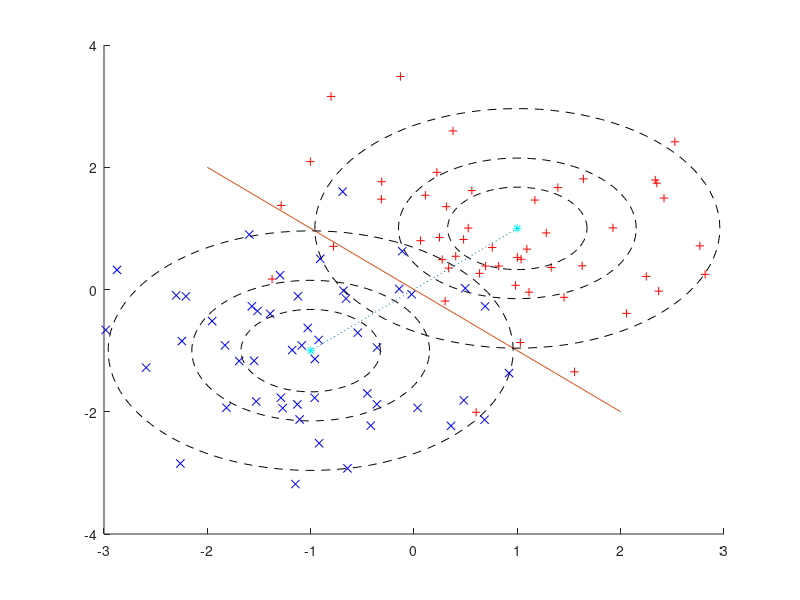

The MATLAB source for this figure:

X1 = randn (50 ,2) + 1;
X2 = randn (51 ,2) - 1;
%%
Y1 = ones(50 ,1);
Y2 = -ones(51 ,1);

O1 = [1, 1];
O2 = [-1, -1];
M = (O1 + O2)/2;
V = O1 - O2;
VN = [-V(2), V(1)];
figure;
hold on;
% axis equal;
plot(X1(:,1), X1(:,2), 'r+');
plot(X2(:,1), X2(:,2), 'bx');
plot([O1(1), O2(1)], [O1(2), O2(2)],'c*');
% p10t(02(1), 02(2), 'c*');
% p10t(M(1), M(2). 'm*');
plot([O1(1) O2(1)],[O1(2) O2(2)],':')
plot([M(1)+VN(1) M(1)-VN(1)],[M(2)+VN(2) M(2)-VN(2)]);

for r = [norminv(0.75,0,1), norminv(0.875,0,1), norminv(0.975,0,1)]
    theta = linspace(0,2*pi);
    x = r*cos(theta) + 1;
    y = r*sin(theta) + 1;
    plot(x,y,'--k');
end

for r = [norminv(0.75,0,1), norminv(0.875,0,1), norminv(0.975,0,1)]
    theta = linspace(0,2*pi);
    x = r*cos(theta) - 1;
    y = r*sin(theta) - 1;
    plot(x,y,'--k');
end


%%